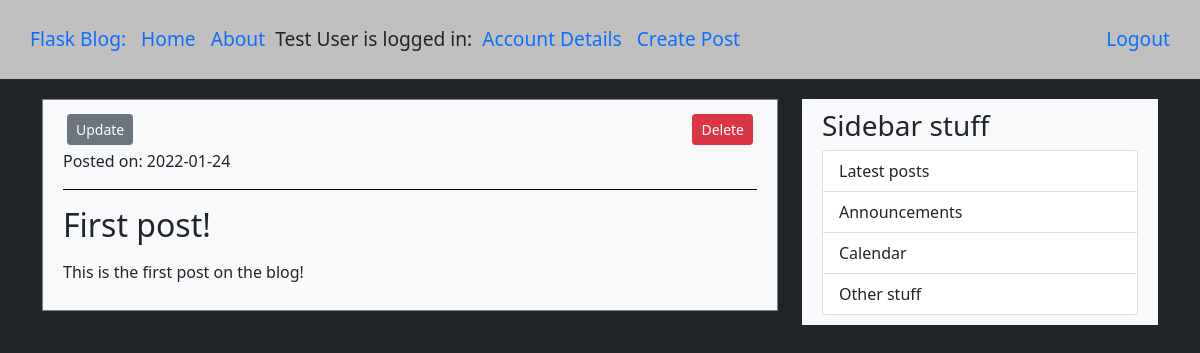
The app's page /post/1 (signed in) with its own data.
### app/models.py (models this page shows, shortened)
class User(db.Model, UserMixin):
    id = db.Column(db.Integer, primary_key=True)
    admin = db.Column(db.Boolean, default=False, nullable=False)
    username = db.Column(db.String(64), index=True, unique=True,  nullable=False)
    email = db.Column(db.String(128), index=True, unique=True, nullable=False)
    password_hash = db.Column(db.String(128), nullable=False)
    profile_image = db.Column(db.String(60), nullable=False, default='default.png')
    posts = db.relationship('Post', backref='author', lazy=True)

class Post(db.Model):
    id = db.Column(db.Integer, primary_key=True)
    user_id = db.Column(db.Integer, db.ForeignKey('user.id'), nullable=False)
    title = db.Column(db.String(128), nullable=False)
    date_posted = db.Column(db.DateTime, nullable=False, default=datetime.utcnow)
    content = db.Column(db.Text, nullable=False)

### app/routes.py (the view)
@app.route("/post/<int:post_id>")
def post(post_id):
    try:
        post = models.Post.query.get_or_404(post_id)
        return render_template('post.html', title=post.title, post=post)
    except exc.SQLAlchemyError as e:
        flash(f'Error with database. SQL error: {e}', category='danger')
        return redirect(url_for('home'))

### app/models.py (called while the page is built)
@login_manager.user_loader
def load_user(user_id):
    return User.query.get(int(user_id))

### app/templates/post.html (shortened to what this page needs)
{% extends "base.html" %}
{% block content %}
    <article class="content blogPost bg-light">
        {% if post.user_id == current_user.id %}
            <div style="display: flex; flex-direction: row; justify-content: space-between;">
                <a class="btn btn-secondary btn-sm m-1" href="{{ url_for('update_post', post_id=post.id) }}">Update</a>
                <button type="button" class="btn btn-danger btn-sm m-1" data-bs-toggle="modal" data-bs-target="#deleteModal">Delete</button>
            </div>
        {% endif %}
        <p class="postDate">Posted on: {{ post.date_posted.strftime('%Y-%m-%d') }}</p>
        <p class="postTitle"><h2>{{ post.title }}</h2></p>
        <p class="postBody">{{ post.content }}</p>
    </article>
{% endblock %}

### app/templates/base.html (shortened to what this page needs)
<!DOCTYPE html>
<html lang="en">
<head>
    <link href="https://cdn.jsdelivr.net/npm/bootstrap@5.1.3/dist/css/bootstrap.min.css" rel="stylesheet">
    <link rel="stylesheet" type="text/css" href="{{ url_for('static', filename='main.css') }}">
</head>
<body class="bg-dark">
    <header>
        <nav class="mainNav">
            <div>
                <a href="{{ url_for('home') }}">Flask Blog: </a>
                <a href="{{ url_for('home') }}">Home</a>
                <a href="{{ url_for('about') }}">About</a>
                {% if current_user.is_authenticated %}
                    <span>{{ current_user.username }} is logged in: </span>
                    <a href="{{ url_for('account') }}">Account Details</a>
                    <a href="{{ url_for('create_post') }}">Create Post</a>
                {% endif %}
            </div>
            <div>
                {% if current_user.is_authenticated %}
                    <a href="{{ url_for('logout') }}">Logout</a>
                {% else %}
                    <a href="{{ url_for('login') }}">Login</a>
                    <a href="{{ url_for('register') }}">Register</a>
                {% endif %}
            </div>
        </nav>
    </header>
    <main class="container">
        <div class="row">
            <div class="col-md-8">
                {% block content %}
                {% endblock %}
            </div>
            <div class="col-md-4">
                <div class="content bg-light">
                    <h3>Sidebar stuff</h3>
                    <ul class="list-group">
                        <li class="list-group-item">Latest posts</li>
                        <li class="list-group-item">Announcements</li>
                        <li class="list-group-item">Calendar</li>
                        <li class="list-group-item">Other stuff</li>
                    </ul>
                </div>
            </div>
        </div>
    </main>
</body>
</html>

### app/static/main.css (style rules this page uses)
.mainNav { font-size: 1.2rem; display: flex; flex-direction: row; justify-content: space-between; background-color: silver; padding: 25px; }
.mainNav > div > a { font-weight: 500; margin: 5px; text-decoration: none; }
.blogPost { border: 1px solid grey; }
.postTitle { border-bottom: 1px solid black; display: flex; flex-direction: row; justify-content: space-around; align-items: center; }
.content { padding: 10px 20px; margin-top: 20px; margin-bottom: 20px; }

### records on screen
User: username "Test User"
Post: date_posted "2022-01-24", title "First post!", content "This is the first post on the blog!"
